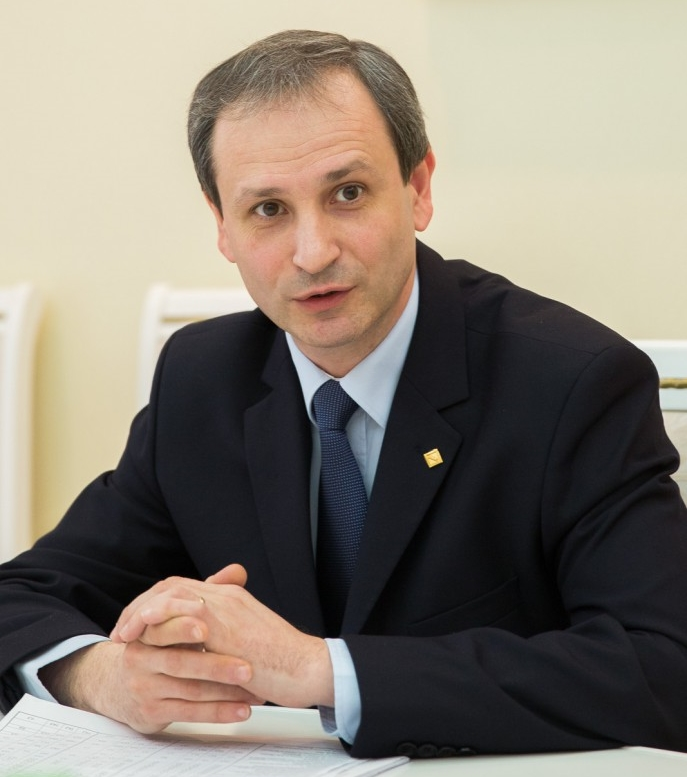
#> input picture lab4/img/bostan.tiff, 687 x 777 px
$ python 4.py
#> lines starting #> are read from the running program, lines starting #| are printed output that depends on the picture
import cv2
import numpy as np
import matplotlib.pyplot as plt
import random

image_path = '../img/bostan.tiff'

try:
    c = cv2.imread(image_path)
#> c is the input picture: shape (777, 687, 3); mean B, G, R 114.9, 126.2, 135
    if c is None:
        raise FileNotFoundError(f"Image not found at {image_path}. Please check the path and filename.")

    if c.shape[0] < 256 or c.shape[1] < 256:
        print("Warning: Image is smaller than 256x256. Cropping will be limited by image dimensions.")
        cc = c[0:min(c.shape[0], 256), 0:min(c.shape[1], 256)]
    else:
        cc = c[50:306, 206:462]
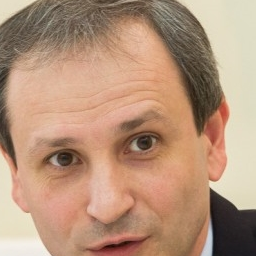
#> cc: shape (256, 256, 3); mean B, G, R 122.6, 147.1, 181.7

    IG = cv2.cvtColor(cc, cv2.COLOR_BGR2GRAY)
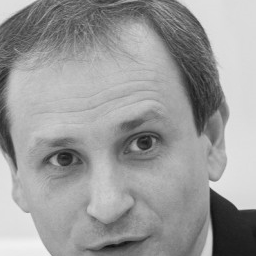
#> IG: shape (256, 256); min 14, max 243, mean 154.7


    a = np.zeros((256, 256), dtype=np.uint8)
    a[78:178, 78:178] = 255

    plt.figure(figsize=(10, 5))
    plt.subplot(1, 2, 1)
    plt.imshow(a, cmap='gray')
    plt.title(' Generated Square Image')
    plt.axis('off')

    af_complex = np.fft.fftshift(np.fft.fft2(a))
    af_magnitude = 20 * np.log(np.abs(af_complex) + 1)

    plt.subplot(1, 2, 2)
    plt.imshow(af_magnitude, cmap='gray')
    plt.title(' Fourier Spectrum (Magnitude)')
    plt.axis('off')
    plt.suptitle(' Geometric Figure and Fourier Spectrum')
    plt.show()
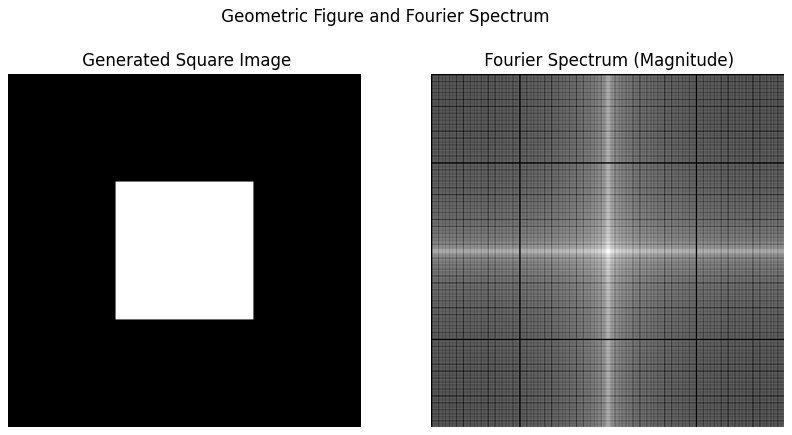
#> figure drawn by matplotlib, 2 panels


    def add_salt_and_pepper_noise(image, density=0.05):
#> called with density = 0.05
        noisy_image = np.copy(image)
        total_pixels = image.size if len(image.shape) == 2 else image.shape[0] * image.shape[1]
#> total_pixels = 65536
        num_salt = int(total_pixels * density / 2)
#> num_salt = 1638
        num_pepper = int(total_pixels * density / 2)
#> num_pepper = 1638

        coords_salt_row = np.random.randint(0, image.shape[0] - 1, num_salt)
        coords_salt_col = np.random.randint(0, image.shape[1] - 1, num_salt)
        if len(image.shape) == 2: # Grayscale
            noisy_image[coords_salt_row, coords_salt_col] = 255
        else:
            noisy_image[coords_salt_row, coords_salt_col, :] = 255

        coords_pepper_row = np.random.randint(0, image.shape[0] - 1, num_pepper)
        coords_pepper_col = np.random.randint(0, image.shape[1] - 1, num_pepper)
        if len(image.shape) == 2: # Grayscale
            noisy_image[coords_pepper_row, coords_pepper_col] = 0
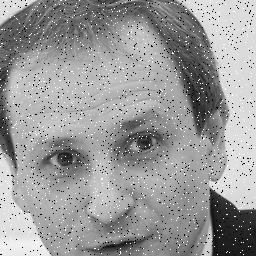
#> noisy_image: shape (256, 256); min 0, max 255, mean 153.3
        else:
            noisy_image[coords_pepper_row, coords_pepper_col, :] = 0
        return noisy_image

    c_sp = add_salt_and_pepper_noise(IG, density=0.05)

    plt.figure(figsize=(10, 5))
    plt.subplot(1, 2, 1)
    plt.imshow(c_sp, cmap='gray')
    plt.title(' Image with Salt & Pepper Noise')
    plt.axis('off')

    cf_complex = np.fft.fftshift(np.fft.fft2(c_sp))
    cf_magnitude = 20 * np.log(np.abs(cf_complex) + 1) # Log scale for visualization
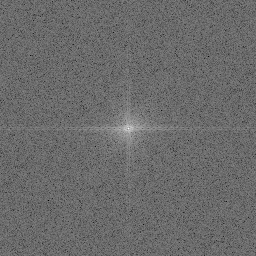
#> cf_magnitude: shape (256, 256) float64; min 68.7, max 322.5, mean 175.3; drawn with min black and max white

    plt.subplot(1, 2, 2)
    plt.imshow(cf_magnitude, cmap='gray')
    plt.title(' Fourier Spectrum of Noisy Image')
    plt.axis('off')
    plt.suptitle(' Noisy Image and Fourier Spectrum')
    plt.show()


    low_pass_mask = a.astype(np.float32) / 255.0

    cf1_filtered_complex = cf_complex * low_pass_mask

    cf1_filtered_magnitude = 20 * np.log(np.abs(cf1_filtered_complex) + 1)
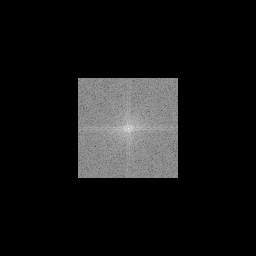
#> cf1_filtered_magnitude: shape (256, 256) float64; min 0, max 322.5, mean 27.7; drawn with min black and max white

    plt.figure(figsize=(6, 6))
    plt.imshow(cf1_filtered_magnitude, cmap='gray')
    plt.title(' Filtered Spectrum (Low-Pass)')
    plt.axis('off')
    plt.show()


    cf2_filtered_image = np.fft.ifft2(np.fft.ifftshift(cf1_filtered_complex)).real
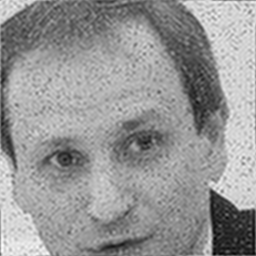
#> cf2_filtered_image: shape (256, 256) float64; min -11.94, max 268.1, mean 153.3; drawn with min black and max white

    cf2_display = np.clip(cf2_filtered_image, 0, 255).astype(np.uint8)

    plt.figure(figsize=(6, 6))
    plt.imshow(cf2_display, cmap='gray')
    plt.title('Reconstructed Image after Low-Pass Filtering')
    plt.axis('off')
    plt.show()


except FileNotFoundError as e:
    print(e)
    print("Please make sure 'bostan.tiff' exists and the path is correct.")
except Exception as e:
    print(f"An unexpected error occurred: {e}")
